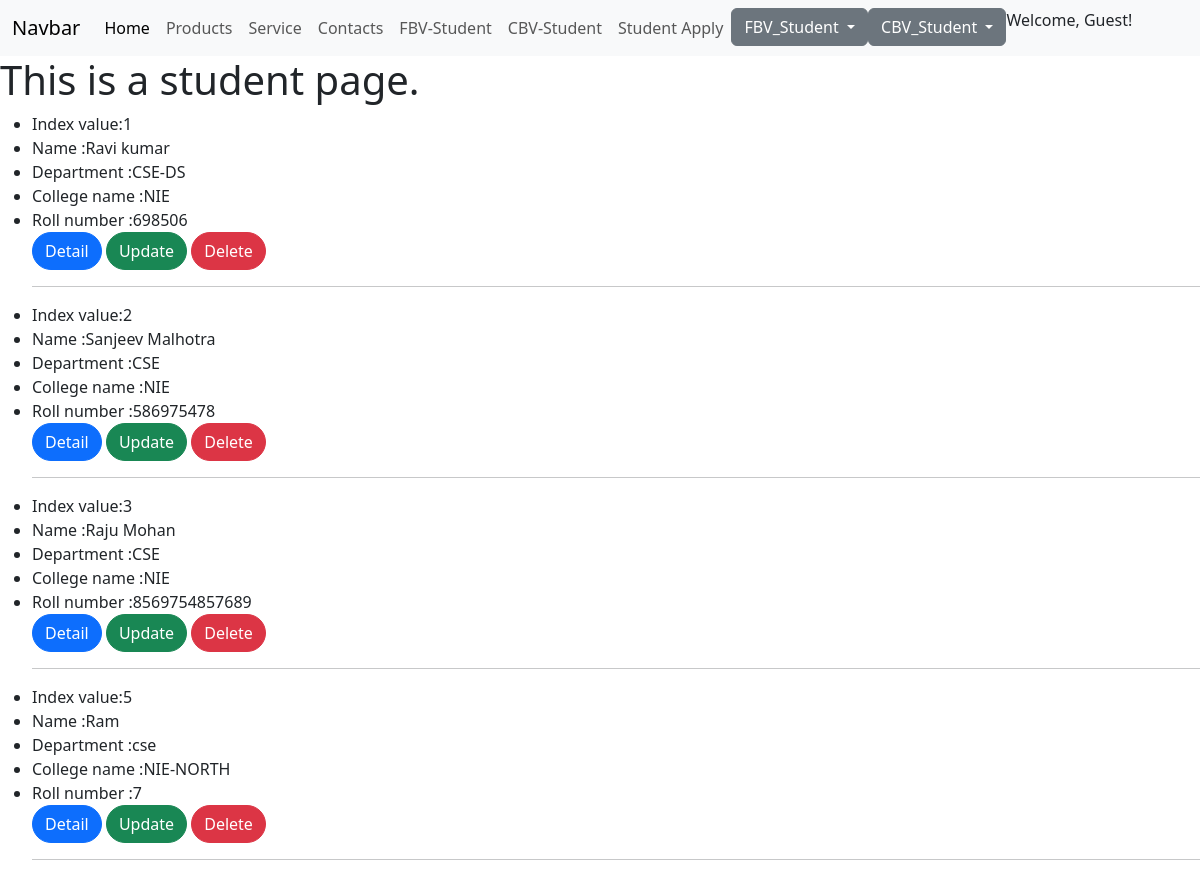
Page /student on the committed database.
### CSE/models.py (models this page shows, shortened)
class Student(models.Model):
    name = models.CharField(max_length=50)
    department = models.CharField(max_length=30)
    college_name = models.CharField(max_length=30)
    rollnumber = models.IntegerField()

### CSE/views.py (the view)
# urls.py: path('student', views.student, name='student'),  # Only keep one
def student(request):
    students = Student.objects.all()
    context = {'students': students}
    return render(request,'FBV/student.html',context)

### templates/FBV/student.html
{% extends 'basic.html' %}
{% block content %}
<h1>This is a student page.</h1>
<ul>
    {% for student in students %}
    <li>Index value:{{student.id}}</li>
    <li>Name :{{student.name}}</li>
    <li>Department :{{student.department}}</li>
    <li>College name :{{student.college_name}}</li>
    <li>Roll number :{{student.rollnumber}}</li>
    <a type="button" class="btn btn-primary" style="border-radius: 20px;" href= "detail/{{student.id}}">Detail</a>
    <a type=" button " class = "btn btn-success" style="border-radius: 20px;" href ="update/{{student.id}}" >Update</a>
    <a type = "button" class="btn btn-danger" style="border-radius: 20px;" href="delete/{{student.id}}">Delete</a>
    <hr>
    {% endfor %}
</ul>
{% endblock %}

### rows in the picture
Student: id "1", name "Ravi kumar", department "CSE-DS", college_name "NIE", rollnumber "698506"
Student: id "2", name "Sanjeev Malhotra", department "CSE", college_name "NIE", rollnumber "586975478"
Student: id "3", name "Raju Mohan", department "CSE", college_name "NIE", rollnumber "8569754857689"
Student: id "5", name "Ram", department "cse", college_name "NIE-NORTH", rollnumber "7"
